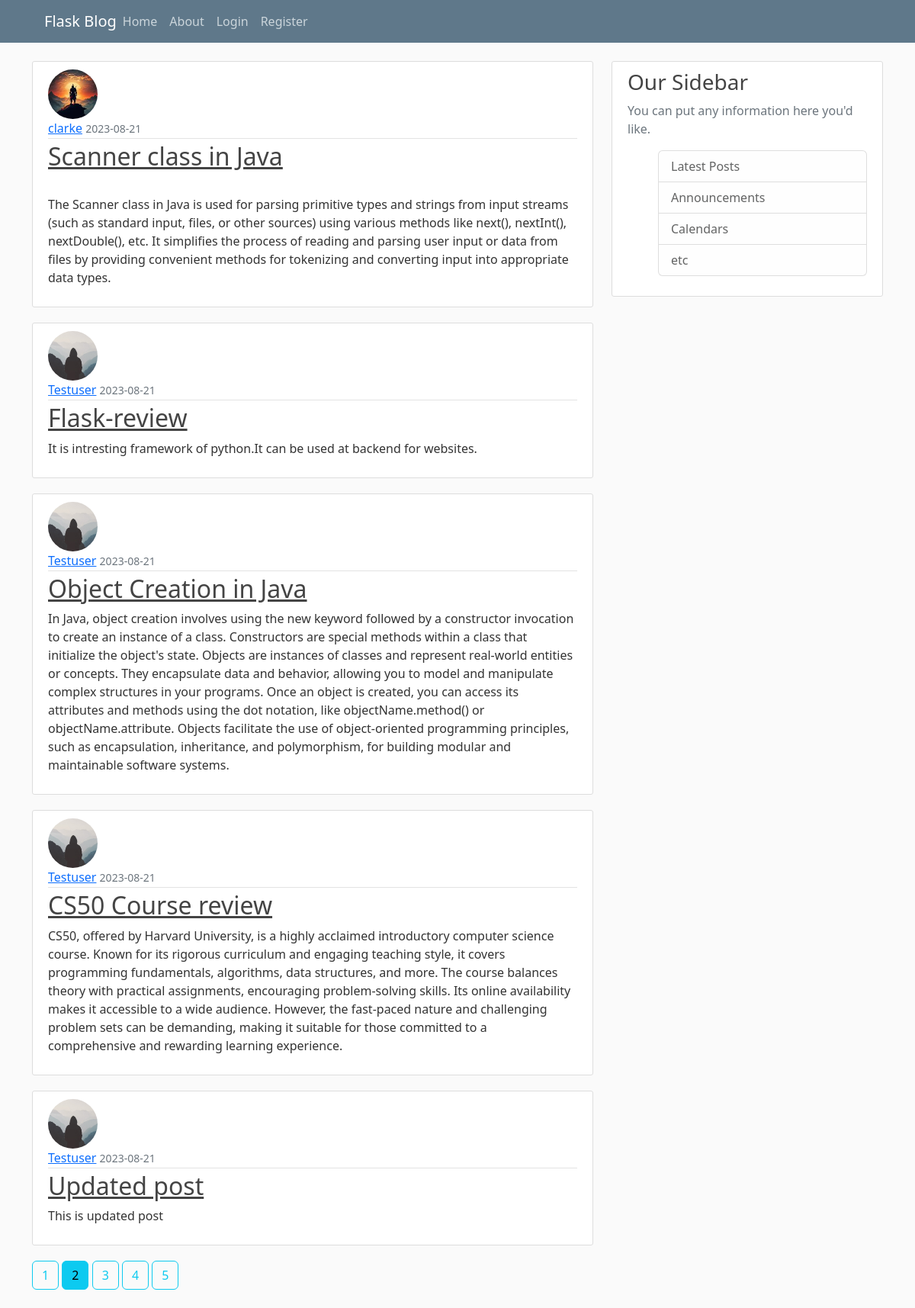
The page /home?page=2 on the database its author committed.
### flaskblog/models.py (models this page shows, shortened)
class Post(db.Model) :
    id=db.Column(db.Integer,primary_key=True)
    title=db.Column(db.String(20),unique=True,nullable=False)
    date_posted=db.Column(db.DateTime,nullable=False,default=datetime.utcnow)
    content=db.Column(db.Text,nullable=False)
    user_id=db.Column(db.Integer,db.ForeignKey('user.id'),nullable=False)

class User(db.Model,UserMixin) :
    id=db.Column(db.Integer,primary_key=True)
    username=db.Column(db.String(20),unique=True,nullable=False)
    email=db.Column(db.String(120),unique=True,nullable=False)
    image_file=db.Column(db.String(20),nullable=False,default='default.jpg')
    password=db.Column(db.String(60),nullable=False)
    posts=db.relationship('Post',backref='author',lazy=True)

### flaskblog/routes.py (the view)
@app.route("/")
@app.route("/home")
def home():
    page=request.args.get('page',1,type=int)
    posts=Post.query.order_by(Post.date_posted.desc()).paginate(page=page,per_page=5)
    return render_template('home.html',posts=posts)

### flaskblog/templates/home.html (shortened to what this page needs)
{% extends "layout.html"%}
{%block content %}
        {% for post in posts.items%}
            <article class="media content-section">
                <img class="rounded-circle article-img" src="{{url_for('static',filename='profile_pics/' + post.author.image_file)}}">
                <div class="media-body">
                <div class="article-metadata">
                    <a class="mr-2" href="{{url_for('user_posts',username=post.author.username)}}">{{ post.author.username }}</a>
                    <small class="text-muted">{{ post.date_posted.strftime('%Y-%m-%d') }}</small>
                </div>
                <h2><a class="article-title" href="{{url_for('post',post_id=post.id)}}">{{ post.title }}</a></h2>
                <p class="article-content">{{ post.content }}</p>
                </div>
            </article>
        {%endfor%}
        {%for page_num in posts.iter_pages(left_edge=1,right_edge=1)%}
           {%if page_num%}
              {%if posts.page==page_num%}
                  <a class="btn btn-info mb-4" href="{{url_for('home',page=page_num)}}">{{page_num}}</a>
              {%else%}
                 <a class="btn btn-outline-info mb-4" href="{{url_for('home',page=page_num)}}">{{page_num}}</a>
              {%endif%}
           {%endif%}
        {%endfor%}
{%endblock content%}

### flaskblog/static/main.css (style rules this page uses)
body { background: #fafafa; color: #333333; margin-top: 5rem; }
h1, h2, h3, h4, h5, h6 { color: #444444; }
.content-section { background: #ffffff; padding: 10px 20px; border: 1px solid #dddddd; border-radius: 3px; margin-bottom: 20px; }
.article-title { color: #444444; }
.article-content { white-space: pre-line; }
.article-img { height: 65px; width: 65px; margin-right: 16px; }
.article-metadata { padding-bottom: 1px; margin-bottom: 4px; border-bottom: 1px solid #e3e3e3 }

### rows shown on the page
Post: image_file (picture), author.username "clarke", date_posted "2023-08-21", title "Scanner class in Java", content "The Scanner class in Java is used for parsing primitive types and strings from input streams (such as standard input, files, or other sources) using various methods like next(), nextInt(), nextDouble(), etc. It simplifies the process of reading and parsing user input or data from files by providing convenient methods for tokenizing and converting input into appropriate data types."
Post: image_file (placeholder picture), author.username "Testuser", date_posted "2023-08-21", title "Flask-review", content "It is intresting framework of python.It can be used at backend for websites."
Post: image_file (placeholder picture), author.username "Testuser", date_posted "2023-08-21", title "Object Creation in Java", content "In Java, object creation involves using the new keyword followed by a constructor invocation to create an instance of a class. Constructors are special methods within a class that initialize the object's state. Objects are instances of classes and represent real-world entities or concepts. They encapsulate data and behavior, allowing you to model and manipulate complex structures in your programs. Once an object is created, you can access its attributes and methods using the dot notation, like objectName.method() or objectName.attribute. Objects facilitate the use of object-oriented programming principles, such as encapsulation, inheritance, and polymorphism, for building modular and…"
Post: image_file (placeholder picture), author.username "Testuser", date_posted "2023-08-21", title "CS50 Course review", content "CS50, offered by Harvard University, is a highly acclaimed introductory computer science course. Known for its rigorous curriculum and engaging teaching style, it covers programming fundamentals, algorithms, data structures, and more. The course balances theory with practical assignments, encouraging problem-solving skills. Its online availability makes it accessible to a wide audience. However, the fast-paced nature and challenging problem sets can be demanding, making it suitable for those committed to a comprehensive and rewarding learning experience."
Post: image_file (placeholder picture), author.username "Testuser", date_posted "2023-08-21", title "Updated post", content "This is updated post"

### other values the page prints
{{ page_num }} "1" "3" "4" "5"
{{ page_num }} "2"
